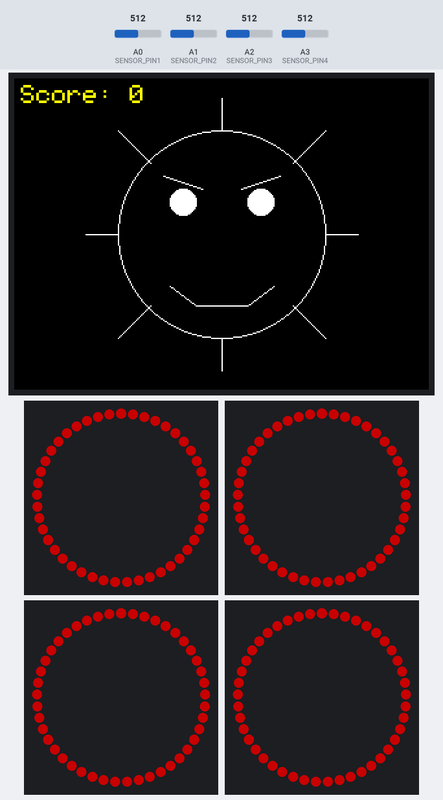
Recording of a sketch running on a simulated Arduino Uno, built with avr-gcc and run on an emulated ATmega328P. On the bench: 320×240 colour display, 4 × 45 RGB LEDs in a ring, first at the top, clockwise. Inputs (shaded band) come from the test bench; at power-on: A0 (SENSOR_PIN1) = 512, A1 (SENSOR_PIN2) = 512, A2 (SENSOR_PIN3) = 512, A3 (SENSOR_PIN4) = 512. Dim RGB values are drawn brighter than linear; what the sketch prints to the serial monitor is not drawn.

Above: at 0.4 s.
At 6.8 s:
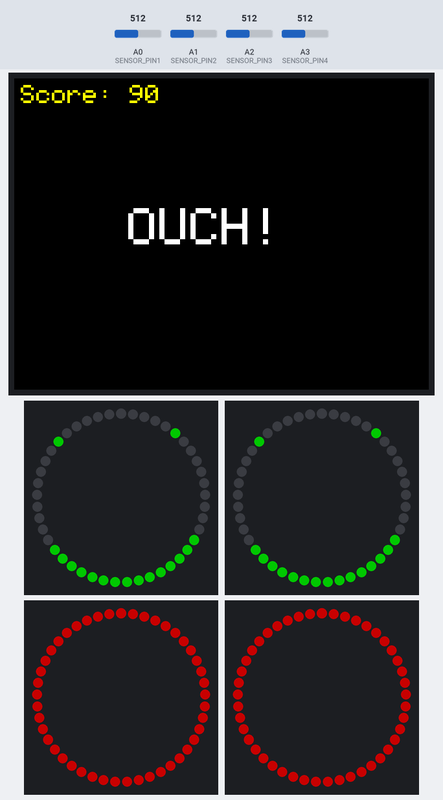
At 14.1 s:
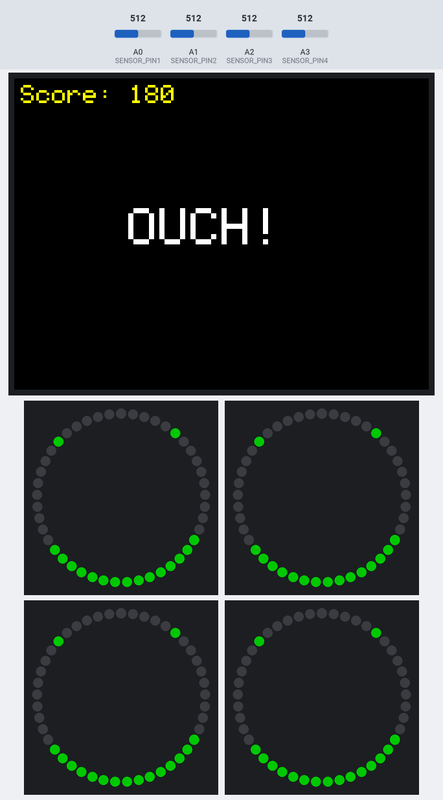
At 17.3 s:
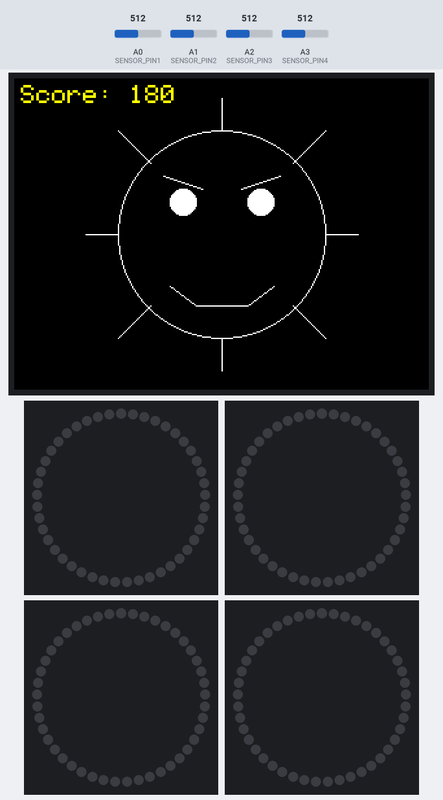
At 27.3 s:
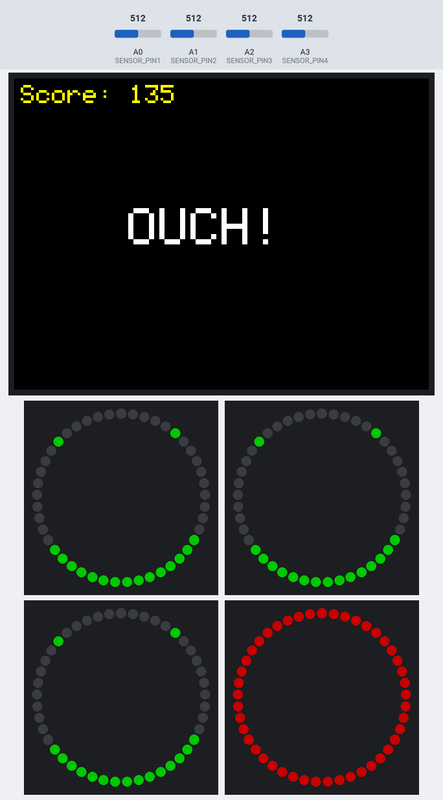
At 36.8 s:
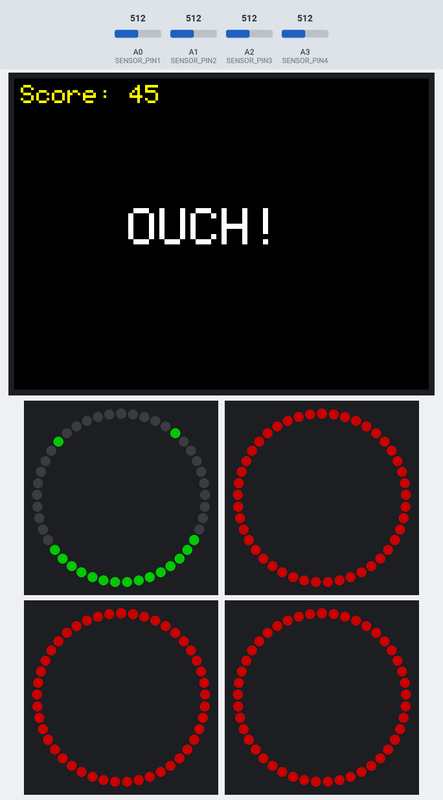

Measured:
- what the display in image 1 shows lasts 1.5 s, from 6.7 s to 8.2 s
- what the display in image 3 shows lasts 0.5 s, from 17.2 s to 17.7 s

The sketch:

GameForOutreach.ino
```cpp
#include <Adafruit_NeoPixel.h>
#include <Adafruit_GFX.h>
#include <Adafruit_ILI9341.h>
#include <SPI.h>

// ----- TFT Setup -----
#define TFT_CS   10
#define TFT_DC    9
#define TFT_RST   2
#define light_value 100
Adafruit_ILI9341 display = Adafruit_ILI9341(TFT_CS, TFT_DC, TFT_RST);
#define SCREEN_WIDTH  320
#define SCREEN_HEIGHT 240

// ----- Pins -----
#define LED_PIN1     7
#define LED_PIN2     6
#define LED_PIN3     5
#define LED_PIN4     4
#define SENSOR_PIN1  A0
#define SENSOR_PIN2  A1
#define SENSOR_PIN3  A2
#define SENSOR_PIN4  A3

// ----- Game Config -----
#define NUM_PIXELS     45
#define THRESHOLD1      650
#define THRESHOLD2      550
#define THRESHOLD3      550
#define THRESHOLD4      615
#define LOCKOUT_TIME   1000

Adafruit_NeoPixel ring1(NUM_PIXELS, LED_PIN1, NEO_GRB + NEO_KHZ800);
Adafruit_NeoPixel ring2(NUM_PIXELS, LED_PIN2, NEO_GRB + NEO_KHZ800);
Adafruit_NeoPixel ring3(NUM_PIXELS, LED_PIN3, NEO_GRB + NEO_KHZ800);
Adafruit_NeoPixel ring4(NUM_PIXELS, LED_PIN4, NEO_GRB + NEO_KHZ800);

bool hit1 = false, hit2 = false, hit3 = false, hit4 = false;
bool greenHold1 = false, greenHold2 = false, greenHold3 = false, greenHold4 = false;
bool smile1 = false, smile2 = false, smile3 = false, smile4 = false;
unsigned long smileStart1 = 0, smileStart2 = 0, smileStart3 = 0, smileStart4 = 0;
unsigned long greenStart1 = 0, greenStart2 = 0, greenStart3 = 0, greenStart4 = 0;
unsigned long lastTrigger1 = 0, lastTrigger2 = 0, lastTrigger3 = 0, lastTrigger4 = 0;

int score = 0;

void setup() {
  Serial.begin(9600);
  display.begin();
  display.setRotation(1);
  display.fillScreen(ILI9341_BLACK);
  drawEvilSmiley();
  drawScore();

  ring1.begin(); ring2.begin(); ring3.begin(); ring4.begin();
  ring1.setBrightness(light_value); ring2.setBrightness(light_value); ring3.setBrightness(light_value); ring4.setBrightness(light_value);
  ring1.show(); ring2.show(); ring3.show(); ring4.show();

  setAll(ring1, 255, 0, 0);
  setAll(ring2, 255, 0, 0);
  setAll(ring3, 255, 0, 0);
  setAll(ring4, 255, 0, 0);
}

void loop() {
  int val1 = analogRead(SENSOR_PIN1);
  int val2 = analogRead(SENSOR_PIN2);
  int val3 = analogRead(SENSOR_PIN3);
  int val4 = analogRead(SENSOR_PIN4);

  if (!hit1 && millis() - lastTrigger1 > LOCKOUT_TIME && val1 < THRESHOLD1) {
    trigger(ring1, smile1, hit1, greenHold1, smileStart1, greenStart1, lastTrigger1);
    score += NUM_PIXELS; drawScore(); showOuch();
  }
  if (!hit2 && millis() - lastTrigger2 > LOCKOUT_TIME && val2 < THRESHOLD2) {
    trigger(ring2, smile2, hit2, greenHold2, smileStart2, greenStart2, lastTrigger2);
    score += NUM_PIXELS; drawScore(); showOuch();
  }
  if (!hit3 && millis() - lastTrigger3 > LOCKOUT_TIME && val3 < THRESHOLD3) {
    trigger(ring3, smile3, hit3, greenHold3, smileStart3, greenStart3, lastTrigger3);
    score += NUM_PIXELS; drawScore(); showOuch();
  }
  if (!hit4 && millis() - lastTrigger4 > LOCKOUT_TIME && val4 < THRESHOLD4) {
    trigger(ring4, smile4, hit4, greenHold4, smileStart4, greenStart4, lastTrigger4);
    score += NUM_PIXELS; drawScore(); showOuch();
  }

  updateReset(ring1, smile1, greenHold1, greenStart1, smileStart1, hit1);
  updateReset(ring2, smile2, greenHold2, greenStart2, smileStart2, hit2);
  updateReset(ring3, smile3, greenHold3, greenStart3, smileStart3, hit3);
  updateReset(ring4, smile4, greenHold4, greenStart4, smileStart4, hit4);

  if (hit1 && hit2 && hit3 && hit4) {
    flashAllGreenTwice();
    score = 0;
    drawScore();
    resetGame();
  }

    Serial.print("T1, T2, T3, and T4 values:  ");
    Serial.print(val1);
    Serial.print("---");
    Serial.print(val2);
    Serial.print("---");
    Serial.print(val3);
    Serial.print("---");
    Serial.println(val4);

  delay(20);
}

void trigger(Adafruit_NeoPixel &ring, bool &smile, bool &hit, bool &hold, unsigned long &sTime, unsigned long &gTime, unsigned long &lTime) {
  blink(ring, 5);
  chase(ring);
  blink(ring, 5);
  showSmile(ring);
  sTime = millis();
  hit = true; hold = false; smile = true;
  lTime = millis();
}

void updateReset(Adafruit_NeoPixel &ring, bool &smile, bool &hold, unsigned long &gStart, unsigned long &sStart, bool &hit) {
  if (smile && millis() - sStart >= 2000 && !hold) {
    setAll(ring, 0, 255, 0);
    gStart = millis(); hold = true; smile = false;
  }
}

void flashAllGreenTwice() {
  for (int i = 0; i < 2; i++) {
    setAll(ring1, 0, 255, 0); setAll(ring2, 0, 255, 0);
    setAll(ring3, 0, 255, 0); setAll(ring4, 0, 255, 0);
    delay(500);
    setAll(ring1, 0, 0, 0); setAll(ring2, 0, 0, 0);
    setAll(ring3, 0, 0, 0); setAll(ring4, 0, 0, 0);
    delay(500);
  }
}

void resetGame() {
  hit1 = hit2 = hit3 = hit4 = false;
  greenHold1 = greenHold2 = greenHold3 = greenHold4 = false;
  smile1 = smile2 = smile3 = smile4 = false;
  setAll(ring1, 255, 0, 0);
  setAll(ring2, 255, 0, 0);
  setAll(ring3, 255, 0, 0);
  setAll(ring4, 255, 0, 0);
  drawEvilSmiley();
}

void setAll(Adafruit_NeoPixel &ring, uint8_t r, uint8_t g, uint8_t b) {
  for (int i = 0; i < ring.numPixels(); i++) ring.setPixelColor(i, ring.Color(r, g, b));
  ring.show();
}

void blink(Adafruit_NeoPixel &ring, int times) {
  for (int i = 0; i < times; i++) {
    setAll(ring, 0, 255, 0);
    setAll(ring, 0, 0, 0);
  }
}

void chase(Adafruit_NeoPixel &ring) {
  for (int i = 0; i < ring.numPixels(); i++) {
    ring.clear();
    ring.setPixelColor(i, ring.Color(0, 255, 0));
    ring.show();
    delay(40);
  }
}

void showSmile(Adafruit_NeoPixel &ring) {
  ring.clear();
  ring.setPixelColor(5, ring.Color(0, 255, 0));
  ring.setPixelColor(39, ring.Color(0, 255, 0));
  for (int i = 15; i <= 29; i++) ring.setPixelColor(i, ring.Color(0, 255, 0));
  ring.show();
}

void drawScore() {
  display.fillRect(0, 0, 130, 30, ILI9341_BLACK);
  display.setCursor(5, 5);
  display.setTextColor(ILI9341_YELLOW);
  display.setTextSize(2);
  display.print("Score: ");
  display.print(score);
}

void showOuch() {
  display.fillScreen(ILI9341_BLACK);
  drawScore();
  display.setTextColor(ILI9341_WHITE);
  display.setTextSize(4);
  int x = (SCREEN_WIDTH - 6 * 24) / 2;
  int y = (SCREEN_HEIGHT / 2) - 20;
  display.setCursor(x, y);
  display.println("OUCH!");
  delay(1500);
  drawEvilSmiley();
  drawScore();
}

void drawEvilSmiley() {
  display.fillScreen(ILI9341_BLACK);
  int cx = SCREEN_WIDTH / 2;
  int cy = SCREEN_HEIGHT / 2;
  int r = 80;
  int spike = 25;

  display.drawCircle(cx, cy, r, ILI9341_WHITE);
  display.drawLine(cx, cy - r, cx, cy - r - spike, ILI9341_WHITE);
  display.drawLine(cx, cy + r, cx, cy + r + spike, ILI9341_WHITE);
  display.drawLine(cx - r, cy, cx - r - spike, cy, ILI9341_WHITE);
  display.drawLine(cx + r, cy, cx + r + spike, cy, ILI9341_WHITE);
  display.drawLine(cx - 55, cy - 55, cx - 55 - spike, cy - 55 - spike, ILI9341_WHITE);
  display.drawLine(cx + 55, cy - 55, cx + 55 + spike, cy - 55 - spike, ILI9341_WHITE);
  display.drawLine(cx - 55, cy + 55, cx - 55 - spike, cy + 55 + spike, ILI9341_WHITE);
  display.drawLine(cx + 55, cy + 55, cx + 55 + spike, cy + 55 + spike, ILI9341_WHITE);
  display.fillCircle(cx - 30, cy - 25, 10, ILI9341_WHITE);
  display.fillCircle(cx + 30, cy - 25, 10, ILI9341_WHITE);
  display.drawLine(cx - 45, cy - 45, cx - 15, cy - 35, ILI9341_WHITE);
  display.drawLine(cx + 15, cy - 35, cx + 45, cy - 45, ILI9341_WHITE);
  display.drawLine(cx - 40, cy + 40, cx - 20, cy + 55, ILI9341_WHITE);
  display.drawLine(cx - 20, cy + 55, cx + 20, cy + 55, ILI9341_WHITE);
  display.drawLine(cx + 20, cy + 55, cx + 40, cy + 40, ILI9341_WHITE);
}
```
